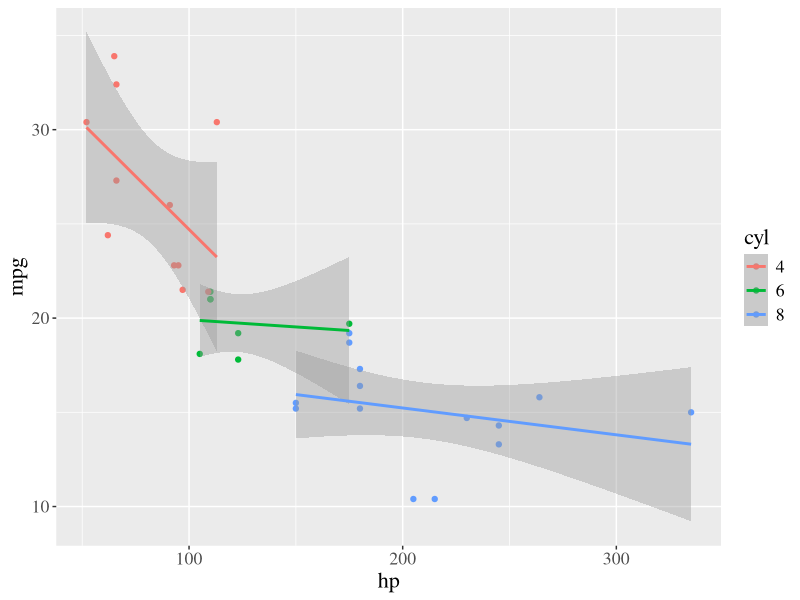

Generate this figure with R:
## ---- chunk 1
knitr::opts_chunk$set(echo = TRUE)
## ---- chunk 2
library(tidyverse)
library(kableExtra)
## ---- chunk 3
iris %>%
  select(contains("Sepal") | Species) %>%
  group_by(Species) %>%
  summarise("Average Sepal Length" = mean(Sepal.Length)) %>%
  kbl(align = 'lc') %>%
  kable_classic(full_width = F, html_font = "Cambria")
## ---- chunk 4
mtcars %>%
  mutate(cyl = as.factor(cyl)) %>%
  ggplot(aes(x = hp, y = mpg, color = cyl)) +
    geom_point() +
    geom_smooth(method = lm)+
    theme(text=element_text(size=16,  family="serif"))
